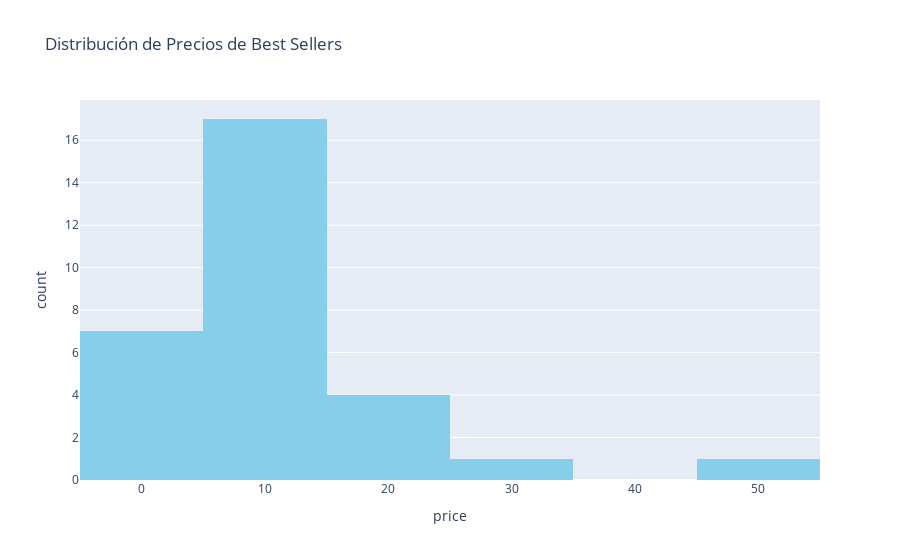
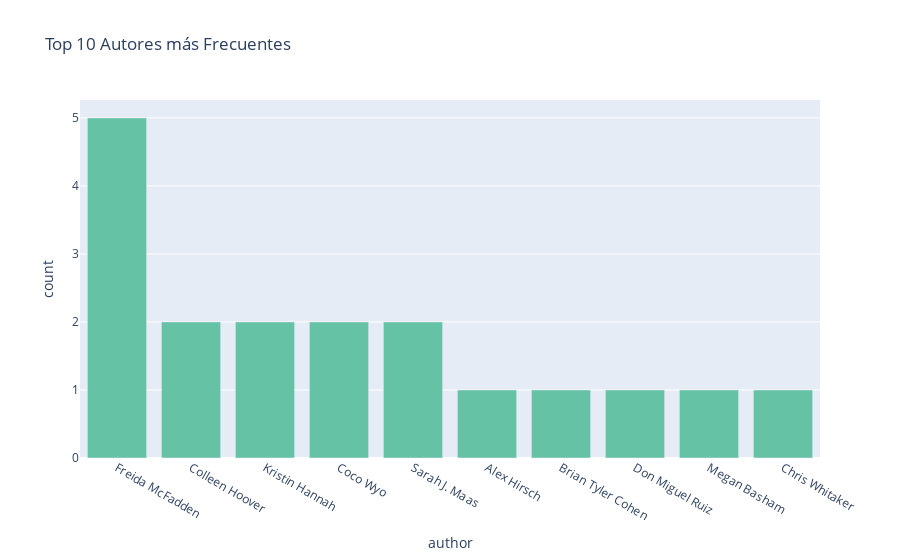
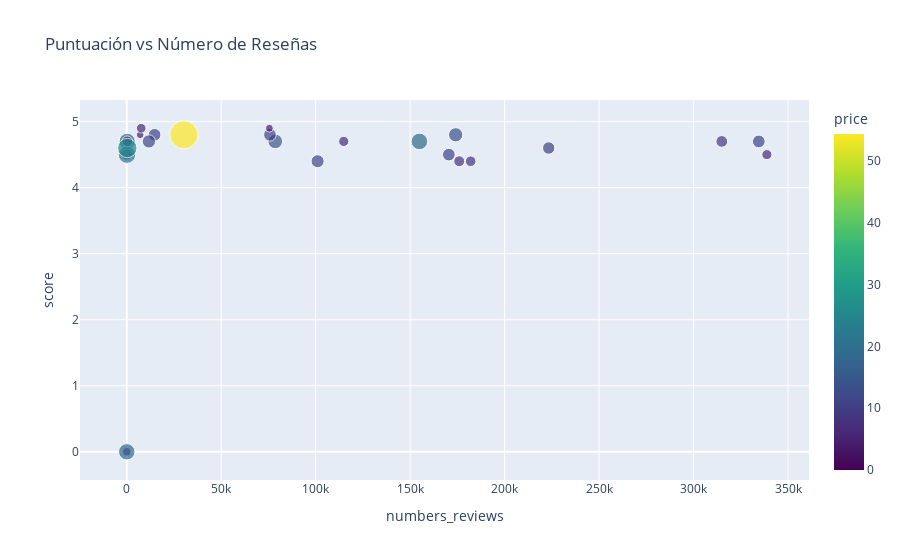
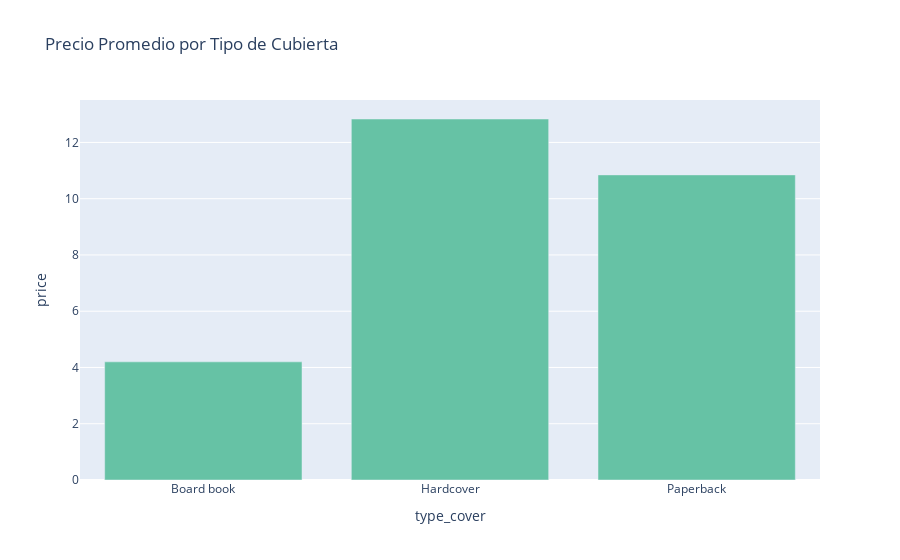

Notebook source saved alongside these figures, in order:
### Code cell
import pandas as pd
import plotly.express as px
import plotly.graph_objects as go
from IPython.display import display, HTML

def create_title(title):
    """Crea un título HTML para el reporte."""
    return HTML(f"<h1>{title}</h1>")

def create_subtitle(subtitle):
    """Crea un subtítulo HTML para el reporte."""
    return HTML(f"<h2>{subtitle}</h2>")

def create_paragraph(text):
    """Crea un párrafo HTML para el reporte."""
    return HTML(f"<p>{text}</p>")

def plot_pie_chart(df, values, names, title):
    """Crea un gráfico de pastel interactivo."""
    fig = px.pie(df, values=values, names=names, 
                 title=title,
                 color_discrete_sequence=px.colors.qualitative.Set3)
    fig.update_traces(textposition='inside', textinfo='percent+label')
    return fig

def plot_bar_chart(df, x, y, title, color=None):
    """Crea un gráfico de barras interactivo."""
    fig = px.bar(df, x=x, y=y, title=title, color=color,
                 color_discrete_sequence=px.colors.qualitative.Set2)
    return fig

def plot_scatter(df, x, y, title, size=None, color=None):
    """Crea un gráfico de dispersión interactivo."""
    fig = px.scatter(df, x=x, y=y, title=title, size=size, color=color,
                     color_continuous_scale=px.colors.sequential.Viridis)
    return fig

def plot_line_chart(df, x, y, title, color=None):
    """Crea un gráfico de líneas interactivo."""
    fig = px.line(df, x=x, y=y, title=title, color=color,
                  color_discrete_sequence=px.colors.qualitative.Set1)
    return fig

def create_table(df, title):
    """Crea una tabla interactiva."""
    fig = go.Figure(data=[go.Table(
        header=dict(values=list(df.columns),
                    fill_color='paleturquoise',
                    align='left'),
        cells=dict(values=[df[col] for col in df.columns],
                   fill_color='lavender',
                   align='left'))
    ])
    fig.update_layout(title=title)
    return fig

def generate_report(df):
    """Genera un reporte completo con varios gráficos y tablas."""
    display(create_title("Reporte de Best Sellers de Amazon"))

    # Distribución de precios
    display(create_subtitle("Distribución de Precios"))
    fig_price = plot_histogram(df, x='price', title='Distribución de Precios de Best Sellers')
    fig_price.show()

    # Top 10 autores
    display(create_subtitle("Top 10 Autores"))
    top_authors = df['author'].value_counts().head(10).reset_index()
    top_authors.columns = ['author', 'count']
    fig_authors = plot_bar_chart(top_authors, x='author', y='count', title='Top 10 Autores más Frecuentes')
    fig_authors.show()

    # Relación entre puntuación y número de reseñas
    display(create_subtitle("Relación entre Puntuación y Número de Reseñas"))
    fig_reviews = plot_scatter(df, x='numbers_reviews', y='score', title='Puntuación vs Número de Reseñas',
                               size='price', color='price')
    fig_reviews.show()

    # Precio promedio por tipo de cubierta
    display(create_subtitle("Precio Promedio por Tipo de Cubierta"))
    avg_price_cover = df.groupby('type_cover')['price'].mean().reset_index()
    fig_cover = plot_bar_chart(avg_price_cover, x='type_cover', y='price', 
                               title='Precio Promedio por Tipo de Cubierta')
    fig_cover.show()

    # Tabla de los 10 libros mejor puntuados
    display(create_subtitle("Top 10 Libros Mejor Puntuados"))
    top_rated = df[df['score'] > 4.5].sort_values('numbers_reviews', ascending=False).head(10)
    fig_table = create_table(top_rated[['title', 'author', 'score', 'numbers_reviews', 'price']], 
                             'Top 10 Libros Mejor Puntuados')
    fig_table.show()

# Función auxiliar para histograma
def plot_histogram(df, x, title):
    """Crea un histograma interactivo."""
    fig = px.histogram(df, x=x, title=title,
                       color_discrete_sequence=['skyblue'])
    return fig

# Ejemplo de uso
if __name__ == "__main__":
    # Asumiendo que tienes tu DataFrame cargado como 'df'
    df = pd.read_csv('amazon_bestsellers.csv')
    generate_report(df)

### Figure 1 — Plotly figure (JSON) as saved in the notebook; plotly's stock layout.template omitted (floating-point values rounded to 4 significant figures)
{"data": [{"alignmentgroup": "True", "bingroup": "x", "hovertemplate": "price=%{x}<br>count=%{y}<extra></extra>", "legendgroup": "", "marker": {"color": "skyblue", "pattern": {"shape": ""}}, "name": "", "offsetgroup": "", "orientation": "v", "showlegend": false, "x": [18.03, 11.53, 10.98, 0, 10.98, 13.79, 18.71, 6.96, 7.99, 4.99, 7.68, 0, 3.97, 10.9, 10.37, 14.55, 9.4, 0, 8.11, 11.95, 18.37, 6.32, 20.98, 7.99, 10.86, 0, 54.41, 25.62, 7, 4.2], "xaxis": "x", "yaxis": "y", "type": "histogram"}], "layout": {"xaxis": {"anchor": "y", "domain": [0, 1], "title": {"text": "price"}}, "yaxis": {"anchor": "x", "domain": [0, 1], "title": {"text": "count"}}, "legend": {"tracegroupgap": 0}, "title": {"text": "Distribución de Precios de Best Sellers"}, "barmode": "relative"}}

### Figure 2 — Plotly figure (JSON) as saved in the notebook; plotly's stock layout.template omitted (floating-point values rounded to 4 significant figures)
{"data": [{"alignmentgroup": "True", "hovertemplate": "author=%{x}<br>count=%{y}<extra></extra>", "legendgroup": "", "marker": {"color": "rgb(102,194,165)", "pattern": {"shape": ""}}, "name": "", "offsetgroup": "", "orientation": "v", "showlegend": false, "textposition": "auto", "x": ["Freida McFadden", "Colleen Hoover", "Kristin Hannah", "Coco Wyo", "Sarah J. Maas", "Alex Hirsch", "Brian Tyler Cohen", "Don Miguel Ruiz", "Megan Basham", "Chris Whitaker"], "xaxis": "x", "y": [5, 2, 2, 2, 2, 1, 1, 1, 1, 1], "yaxis": "y", "type": "bar"}], "layout": {"xaxis": {"anchor": "y", "domain": [0, 1], "title": {"text": "author"}}, "yaxis": {"anchor": "x", "domain": [0, 1], "title": {"text": "count"}}, "legend": {"tracegroupgap": 0}, "title": {"text": "Top 10 Autores más Frecuentes"}, "barmode": "relative"}}

### Figure 3 — Plotly figure (JSON) as saved in the notebook; plotly's stock layout.template omitted (floating-point values rounded to 4 significant figures)
{"data": [{"hovertemplate": "numbers_reviews=%{x}<br>score=%{y}<br>price=%{marker.color}<extra></extra>", "legendgroup": "", "marker": {"color": [18.03, 11.53, 10.98, 0, 10.98, 13.79, 18.71, 6.96, 7.99, 4.99, 7.68, 0, 3.97, 10.9, 10.37, 14.55, 9.4, 0, 8.11, 11.95, 18.37, 6.32, 20.98, 7.99, 10.86, 0, 54.41, 25.62, 7, 4.2], "coloraxis": "coloraxis", "size": [18.03, 11.53, 10.98, 0, 10.98, 13.79, 18.71, 6.96, 7.99, 4.99, 7.68, 0, 3.97, 10.9, 10.37, 14.55, 9.4, 0, 8.11, 11.95, 18.37, 6.32, 20.98, 7.99, 10.86, 0, 54.41, 25.62, 7, 4.2], "sizemode": "area", "sizeref": 0.136, "symbol": "circle"}, "mode": "markers", "name": "", "orientation": "v", "showlegend": false, "x": [235, 101009, 334525, 0, 170475, 174094, 154892, 338819, 46, 0, 182030, 94459, 7124, 14728, 223330, 78592, 314957, 2381, 175972, 11728, 0, 7648, 136, 297, 75794, 7025, 30228, 289, 114855, 75506], "xaxis": "x", "y": [4.7, 4.4, 4.7, 0, 4.5, 4.8, 4.7, 4.5, 4.5, 0, 4.4, 4.2, 4.8, 4.8, 4.6, 4.7, 4.7, 4.7, 4.4, 4.7, 0, 4.9, 4.5, 4.7, 4.8, 4.6, 4.8, 4.6, 4.7, 4.9], "yaxis": "y", "type": "scatter"}], "layout": {"xaxis": {"anchor": "y", "domain": [0, 1], "title": {"text": "numbers_reviews"}}, "yaxis": {"anchor": "x", "domain": [0, 1], "title": {"text": "score"}}, "coloraxis": {"colorbar": {"title": {"text": "price"}}, "colorscale": [[0, "#440154"], [0.1111, "#482878"], [0.2222, "#3e4989"], [0.3333, "#31688e"], [0.4444, "#26828e"], [0.5556, "#1f9e89"], [0.6667, "#35b779"], [0.7778, "#6ece58"], [0.8889, "#b5de2b"], [1, "#fde725"]]}, "legend": {"tracegroupgap": 0, "itemsizing": "constant"}, "title": {"text": "Puntuación vs Número de Reseñas"}}}

### Figure 4 — Plotly figure (JSON) as saved in the notebook; plotly's stock layout.template omitted (floating-point values rounded to 4 significant figures)
{"data": [{"alignmentgroup": "True", "hovertemplate": "type_cover=%{x}<br>price=%{y}<extra></extra>", "legendgroup": "", "marker": {"color": "rgb(102,194,165)", "pattern": {"shape": ""}}, "name": "", "offsetgroup": "", "orientation": "v", "showlegend": false, "textposition": "auto", "x": ["Board book", "Hardcover", "Paperback"], "xaxis": "x", "y": [4.2, 12.83, 10.85], "yaxis": "y", "type": "bar"}], "layout": {"xaxis": {"anchor": "y", "domain": [0, 1], "title": {"text": "type_cover"}}, "yaxis": {"anchor": "x", "domain": [0, 1], "title": {"text": "price"}}, "legend": {"tracegroupgap": 0}, "title": {"text": "Precio Promedio por Tipo de Cubierta"}, "barmode": "relative"}}
